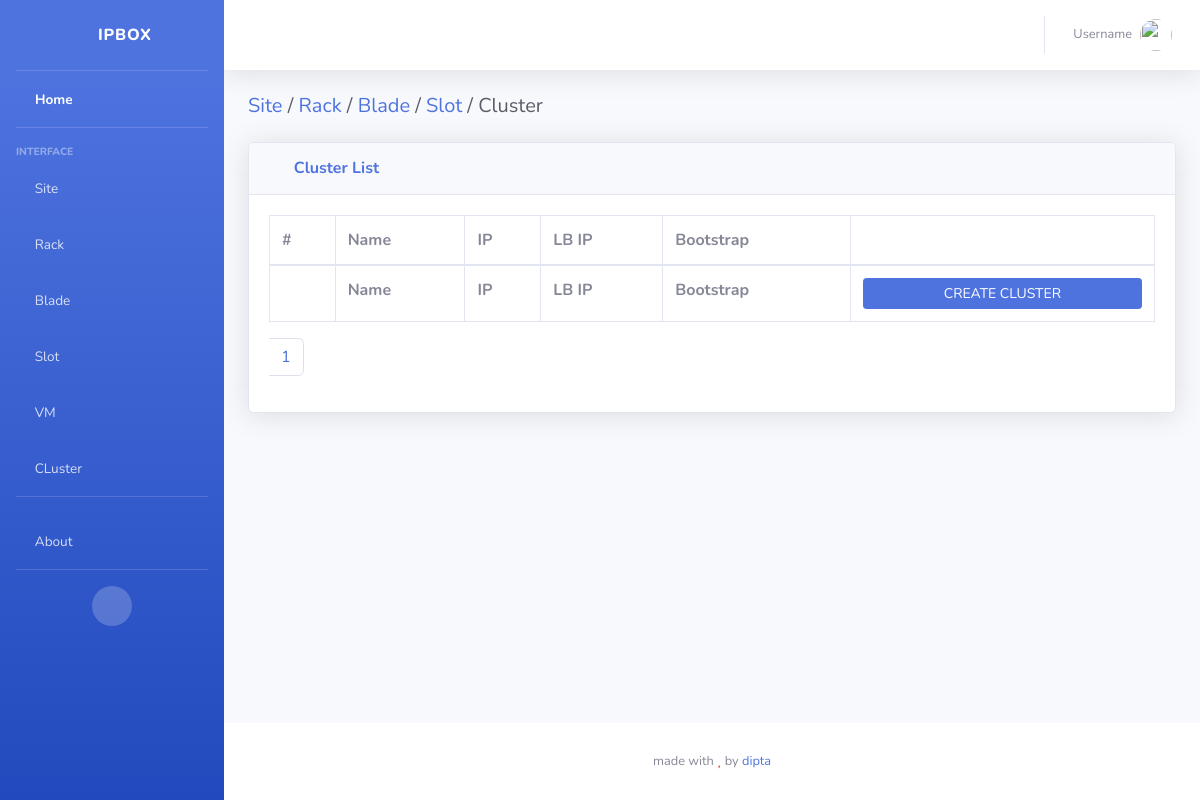
Page /clusters/ on the earlier database version.
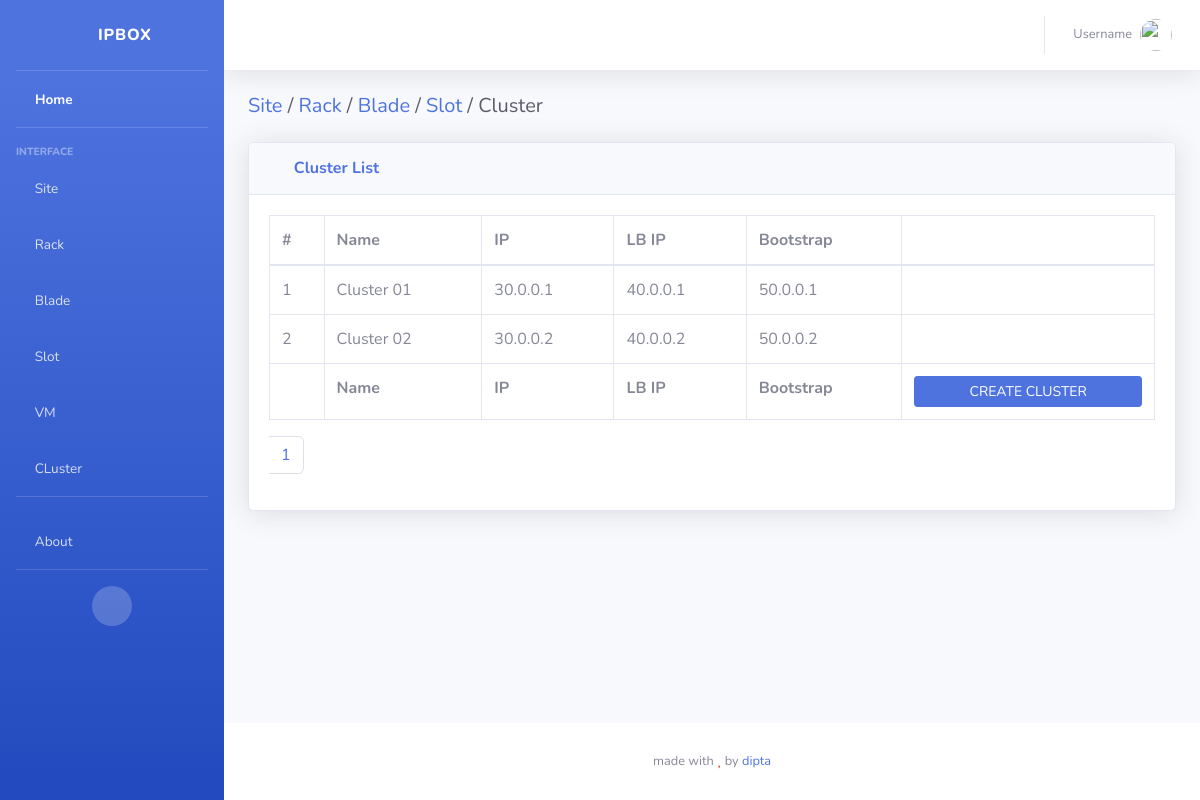
Same page on the later database version.
### clusterapp/models.py (models this page shows, shortened)
class Cluster(models.Model):
  name        = models.CharField(max_length=128)
  ip          = models.GenericIPAddressField()
  lb_ip       = models.GenericIPAddressField()
  bootstrap   = models.GenericIPAddressField()
  class Meta:
    verbose_name_plural = "Clusters"

### clusterapp/views.py (the view)
# urls.py: path('', views.clusterList, name="clusters"),
def clusterList(request):
  dataPerPage = 5
  pageNum = request.GET.get('page', 1)
  clusters = Cluster.objects.all()
  p = Paginator(clusters, dataPerPage)
  page_obj = p.page(pageNum)
  context = {
    'page_obj': page_obj,
  }
  return render(request, 'clusterapp/clusters.html', context)

### clusterapp/templates/clusterapp/clusters.html
{% extends 'sbadmin/base.html' %}{% load static %} {% block content %}
<div class="d-sm-flex align-items-center justify-content-between mb-4">
  <h1 class="h5 mb-0 text-gray-800">
    <a href="{% url 'siteapp:sites' %}">Site<a/> /
    <a href="{% url 'rackapp:racks' %}">Rack<a/> /
    <a href="{% url 'bladeapp:blades' %}">Blade<a/> /
    <a href="{% url 'slotapp:slots' %}">Slot<a/> / Cluster
  </h1>
</div>
<div class="card shadow mb-4">
  <div class="card-header py-3">
    <h6 class="m-0 font-weight-bold text-primary"><i class="fas fa-table mr-2"></i> Cluster List</h6>
  </div>
  <div class="card-body">
    <div class="table-responsive">
      <table
        class="table table-bordered"
        id="dataTable"
        width="100%"
        cellspacing="0"
      >
        <thead>
          <tr>
            <th>#</th>
            <th>Name</th>
            <th>IP</th>
            <th>LB IP</th>
            <th>Bootstrap</th>
            <th></th>
          </tr>
        </thead>
        <tfoot>
          <tr>
            <th></th>
            <th>Name</th>
            <th>IP</th>
            <th>LB IP</th>
            <th>Bootstrap</th>
            <th>
              <a href="{% url 'clusterapp:cluster_create' %}"
                class="btn btn-primary btn-sm btn-block">CREATE CLUSTER</a>
            </th>
          </tr>
        </tfoot>
        <tbody>
          {% for cluster in page_obj %}
          <tr>
            <td>{{ forloop.counter }}</td>
            <td>{{ cluster.name }}</td>
            <td>{{ cluster.ip }}</td>
            <td>{{ cluster.lb_ip }}</td>
            <td>{{ cluster.bootstrap }}</td>
            <td class="text-center">
              <a href="{% url 'clusterapp:cluster_update' cluster.id %}"
                class="text-info mr-4" title="edit">
                <i class="fas fa-edit"></i>
              </a>
              <a href="#" class="text-danger ml-4" title="delete">
                <i class="fas fa-trash-alt"></i>
              </a>
            </td>
          </tr>
          {% endfor %}
        </tbody>
      </table>
      {% include 'core/pagination.html' %}
    </div>
  </div>
</div>
{% endblock content %}

Differences in the rows shown:
added Cluster: name "Cluster 01", ip "30.0.0.1", lb_ip "40.0.0.1", bootstrap "50.0.0.1"
added Cluster: name "Cluster 02", ip "30.0.0.2", lb_ip "40.0.0.2", bootstrap "50.0.0.2"
